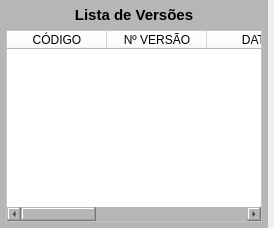
        <widget class="QWidget" name="widget_5" native="true">
         <property name="styleSheet">
          <string notr="true"/>
         </property>
         <layout class="QVBoxLayout" name="verticalLayout_5">
          <property name="leftMargin">
           <number>0</number>
          </property>
          <property name="topMargin">
           <number>0</number>
          </property>
          <property name="rightMargin">
           <number>6</number>
          </property>
          <property name="bottomMargin">
           <number>0</number>
          </property>
          <item>
           <widget class="QWidget" name="widget_11" native="true">
            <property name="styleSheet">
             <string notr="true">background-color: rgb(182, 182, 182);</string>
            </property>
            <layout class="QVBoxLayout" name="verticalLayout_4">
             <property name="leftMargin">
              <number>6</number>
             </property>
             <property name="topMargin">
              <number>6</number>
             </property>
             <property name="rightMargin">
              <number>6</number>
             </property>
             <property name="bottomMargin">
              <number>6</number>
             </property>
             <item>
              <widget class="QLabel" name="label_5">
               <property name="minimumSize">
                <size>
                 <width>0</width>
                 <height>18</height>
                </size>
               </property>
               <property name="maximumSize">
                <size>
                 <width>16777215</width>
                 <height>18</height>
                </size>
               </property>
               <property name="font">
                <font>
                 <pointsize>11</pointsize>
                 <weight>75</weight>
                 <bold>true</bold>
                </font>
               </property>
               <property name="text">
                <string>Lista de Versões</string>
               </property>
               <property name="alignment">
                <set>Qt::AlignCenter</set>
               </property>
              </widget>
             </item>
             <item>
              <widget class="QTableWidget" name="table_Lista">
               <property name="sizePolicy">
                <sizepolicy hsizetype="Preferred" vsizetype="Preferred">
                 <horstretch>0</horstretch>
                 <verstretch>0</verstretch>
                </sizepolicy>
               </property>
               <property name="font">
                <font>
                 <pointsize>9</pointsize>
                </font>
               </property>
               <property name="styleSheet">
                <string notr="true">background-color: rgb(255, 255, 255);</string>
               </property>
               <attribute name="verticalHeaderDefaultSectionSize">
                <number>0</number>
               </attribute>
               <attribute name="verticalHeaderMinimumSectionSize">
                <number>0</number>
               </attribute>
               <column>
                <property name="text">
                 <string>CÓDIGO</string>
                </property>
               </column>
               <column>
                <property name="text">
                 <string>Nº VERSÃO</string>
                </property>
               </column>
               <column>
                <property name="text">
                 <string>DATA</string>
                </property>
               </column>
               <column>
                <property name="text">
                 <string>STATUS</string>
                </property>
               </column>
               <column>
                <property name="text">
                 <string>OBS</string>
                </property>
               </column>
               <column>
                <property name="text">
                 <string>CRIAÇÃO</string>
                </property>
               </column>
              </widget>
             </item>
            </layout>
           </widget>
          </item>
         </layout>
        </widget>
